Frame 1 (no input): blank canvas, image omitted
Frame 60 (the mouse pressed at the canvas centre just before this capture): blank canvas, image omitted
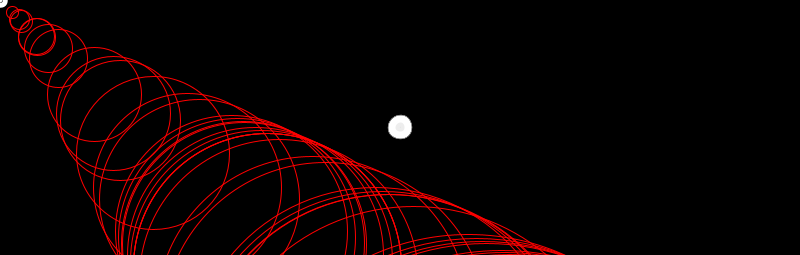
Frame 120 (the mouse held since frame 60 and released just before this capture)

The Processing sketch whose frames 1 and 60 were blank and that drew this single picture after the mouse press (run headless with seeded random() and noise(); from frame 60 on, the mouse is pressed at the canvas centre):

// Processing sketch: processing_61761
// ── processing_61761.pde

void setup() {
  size(800,255);
  smooth();
  background (20);
}
 
void draw(){
  float r=random (800);
  float o=random (20);

  
  if(mousePressed==true){
    stroke (r);
    strokeWeight(o);
    ellipse(pmouseX,pmouseY,5,5);
  }
  
  if (mousePressed == true){
    stroke (mouseX-mouseY/10,0,0);
    strokeWeight(1);
    noFill();
    ellipse(r,r,r,r);
  }
  
  else if (mousePressed == false) {
    frameRate(13);
    background (0);
    noStroke();
    fill (r);
    rect (r,r,r,r);
  }
}
